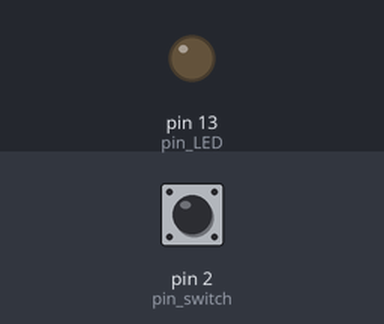
Simulated run of this sketch. Board: Arduino Uno, built with avr-gcc and run on an emulated ATmega328P. Shown: output pins drawn as LEDs (lit = HIGH). The test bench sets the inputs (shaded band); at power-on: pin 2 (pin_switch) LOW. What the sketch prints to the serial monitor is not drawn.

Above: at 1.2 s.
1.3 s: pin 2 (pin_switch) pulled HIGH for 0.15 s
At 2.2 s:
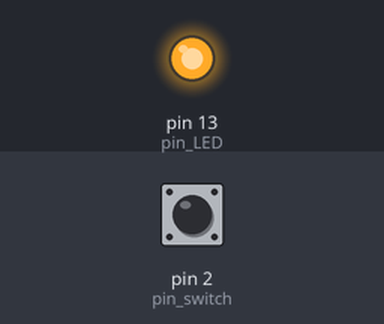
2.9 s: pin 2 (pin_switch) pulled HIGH for 1 s
At 3.4 s:
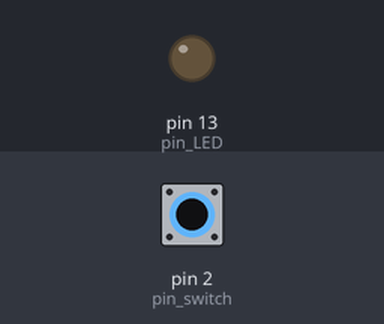
5.4 s: pin 2 (pin_switch) pulled HIGH for 3.2 s
At 6.5 s:
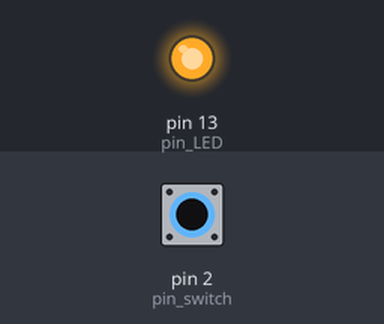
Timing chart, 0 to 8.4 s (numbered marks = the images above; inputs shaded):
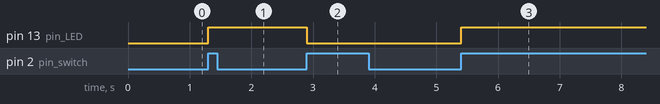

The sketch:

Nano_buttonIntrRisingR1.ino
```cpp
//  Sketch: SwitchingThings_Interuupt_02
//
//  An  example of using a, interrupt and a button switch to turn an LED on and off
//  Now with rudimentary debounce
//
//  Pins
//  D10 to resister and LED
//  D2 to push button switch
//

// Define the pins being used
int pin_LED = 13;
int pin_switch = 2;

// variable used for the key press
volatile boolean keyPressed = false;

// variable used to control the LED
boolean LEDstatus = LOW;

// variable used for the debounce
unsigned long timeNewKeyPress = 0;
unsigned long timeLastKeyPress = 0;
unsigned int timeDebounce = 10;

void setup()
{
    Serial.begin(9600);
    Serial.print("Sketch:   ");   Serial.println(__FILE__);
    Serial.print("Uploaded: ");   Serial.println(__DATE__);
    Serial.println(" ");

    pinMode(pin_LED, OUTPUT);
    digitalWrite(pin_LED,LOW);
    pinMode(pin_switch, INPUT);

    attachInterrupt( digitalPinToInterrupt(pin_switch), keyIsPressed, RISING );
}

void loop()
{
     if (keyPressed)
     {
          keyPressed = false;
          timeNewKeyPress = millis();

          if ( timeNewKeyPress - timeLastKeyPress >= timeDebounce)
          {
              blink();
          }
          timeLastKeyPress = timeNewKeyPress;
     }
}


void keyIsPressed()
{
   keyPressed = true;
}

void blink()
{
      if (LEDstatus == LOW) { LEDstatus = HIGH; } else { LEDstatus = LOW; }
      digitalWrite(pin_LED, LEDstatus);
}
```

Measured:
- after the input at 1.3 s, pin 13 (pin_LED): LOW → HIGH at once
- after the input at 2.9 s, pin 13 (pin_LED): HIGH → LOW at once
- after the input at 5.4 s, pin 13 (pin_LED): LOW → HIGH at once
